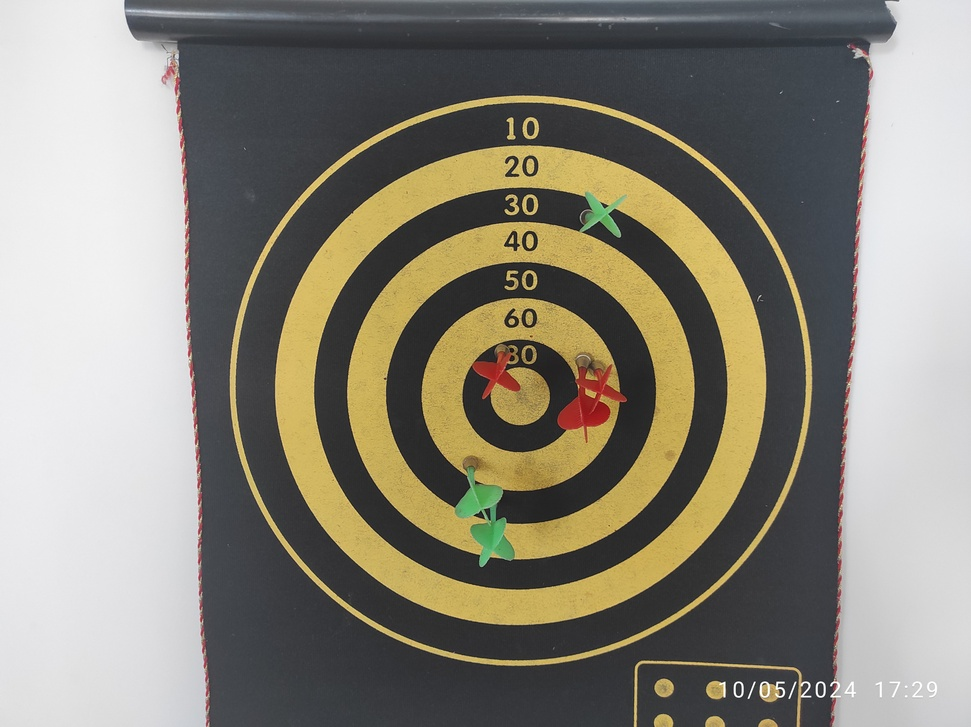
#> input picture images/IMG_20240510_172930.jpg, 971 x 727 px, shrunk from 4640 x 3472 before the run, found by its file name
$ python test.py
#> lines starting #> are read from the running program, lines starting #| are printed output that depends on the picture; after the words box and inside, x2 and y2 are one past the last pixel; in counts of white or black regions, pixels touching at a corner belong together
import cv2
import numpy as np
import matplotlib.pyplot as plt

source_image_path = '/home/nikolay/ML/It_Jim/Darts_game/images/IMG_20240510_172930.jpg'
image_without_background_path = '/home/nikolay/It_Jim/darts_game/masked_image.png'

def find_largest_contour(contours):
    # Функция cv2.arcLength() вычисляет длину контура, а cv2.approxPolyDP() аппроксимирует контур до замкнутого
    # многоугольника с помощью дискретного метода Рамера-Дугласа-Пекера. Это позволяет упростить форму контура,
    # сохраняя его общую структуру.
    contours_circul = []
    for contour in contours:
        Perimeter = cv2.arcLength(contour, True)
        approx = cv2.approxPolyDP(contour, 0.04 * Perimeter, True)
        if len(approx) >= 8:
            area = cv2.contourArea(contour)
            circularity = (4 * np.pi * area) / (Perimeter ** 2)

            if circularity > 0.85:
                contours_circul.append(contour)
    return contours_circul


# [14 lines left out: function detect_radius, not called in this run]

def mask_space_out_of_darts(largest_contour, image, gray):
    mask = np.zeros_like(gray)
    mask_image = cv2.drawContours(mask, [largest_contour], -1, 255, -1)
    masked_image = cv2.bitwise_and(image, image, mask=mask_image)
    return masked_image

def pre_process_image(image_path):
    image = cv2.imread(image_path)
#> image is the input picture: shape (727, 971, 3); mean B, G, R 120.5, 133.1, 137.4
    if image is not None and len(image.shape) == 3:
        print(image.shape)
#| (727, 971, 3)

        gray = cv2.cvtColor(image, cv2.COLOR_BGR2GRAY)
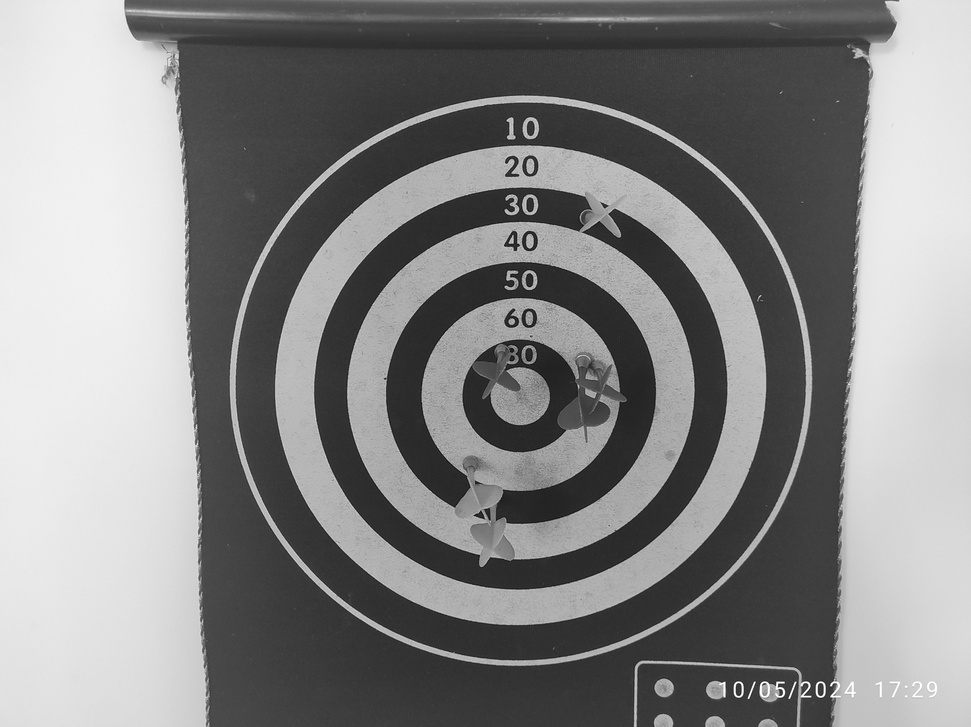
#> gray: shape (727, 971); min 14, max 255, mean 132.9
        blurred = cv2.GaussianBlur(gray, (5, 5), 1.4)

        edges = cv2.Canny(blurred, 100, 200)
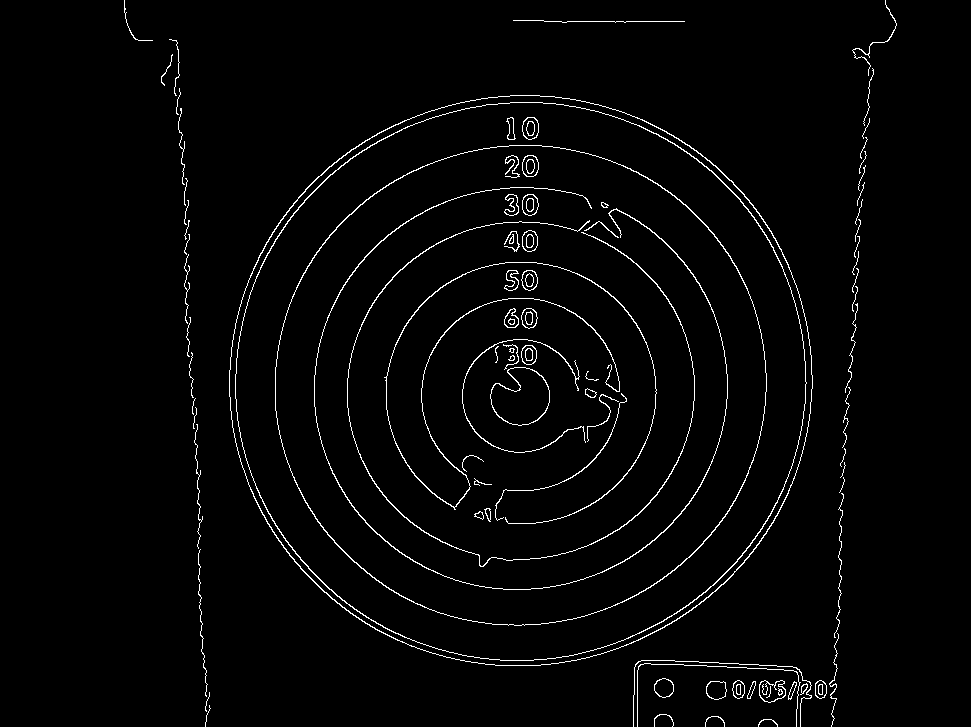
#> edges: shape (727, 971); 2.3% white in thin lines or dots, all inside (x1, y1, x2, y2) = (124, 0, 897, 727)

        return image, gray, blurred, edges
    else:
        return None, None, None, None


# [72 lines left out: functions find_colors, define_colors, all_colors_on_image, KNN, colorizing_image_in_5_shades, not called in this run]


if __name__ == '__main__':
    image_source, gray_source, blurred_source, edges_source = pre_process_image(source_image_path)
    contours_source, _ = cv2.findContours(edges_source, cv2.RETR_TREE, cv2.CHAIN_APPROX_SIMPLE)
#> contours_source = 141 contours, 58 with area under 20; largest, box (x1, y1, x2, y2) and area: (229, 95, 813, 666) 260918, (229, 95, 813, 666) 260432, (235, 102, 807, 661) 249856, (235, 102, 807, 661) 249382, (275, 145, 767, 626) 184961
    largest_contour = find_largest_contour(contours_source)
#> the loop in find_largest_contour, `for contour in contours:` made 141 passes
#> (Perimeter, area, circularity) on passes 19, 61, 62, 63, 64, 65, 66, 73: (166.5, 407, 0.184), (1911.2, 260918, 0.898), (1909.4, 260431.5, 0.898), (1869.6, 249855.5, 0.898), (1867.3, 249381.5, 0.899), (1609.8, 184961, 0.897), (1607.4, 184544, 0.898), (182.3, 20.5, 0.00775)
#> after the loop in find_largest_contour, `for contour in contours:`: contours_circul = 6 contours; box (x1, y1, x2, y2) and area: (229, 95, 813, 666) 260918, (229, 95, 813, 666) 260432, (235, 102, 807, 661) 249856, (235, 102, 807, 661) 249382, (275, 145, 767, 626) 184961, (275, 145, 767, 626) 184544
#> largest_contour has the same summary as contours_circul in find_largest_contour
    largest_contour = max(largest_contour, key=cv2.contourArea)
#> largest_contour = contour of 826 points, box (x1, y1, x2, y2) (229, 95, 813, 666), area 260918

    masked_image = mask_space_out_of_darts(largest_contour, image_source, gray_source)
#> in mask_space_out_of_darts, `mask_image = cv2.drawContours(mask, [largest_contour], -1, 255, -1)`:
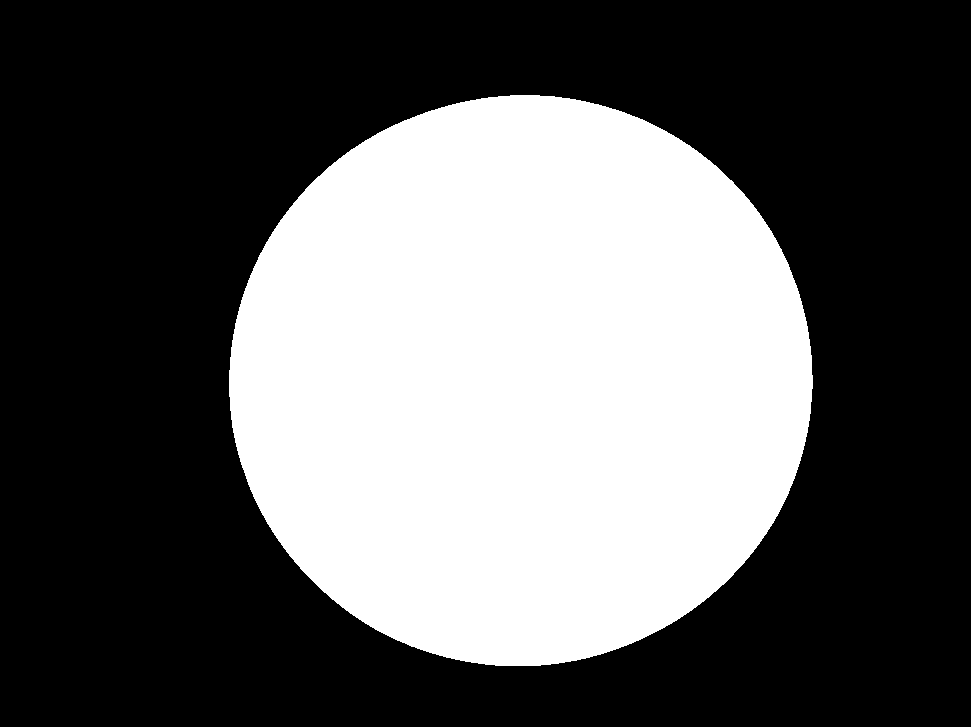
#> mask_image: shape (727, 971); 37.1% white; 1 white region, box (x1, y1, x2, y2) and area: (229, 95, 813, 666) 261735
#> in mask_space_out_of_darts, `masked_image = cv2.bitwise_and(image, image, mask=mask_image)`:
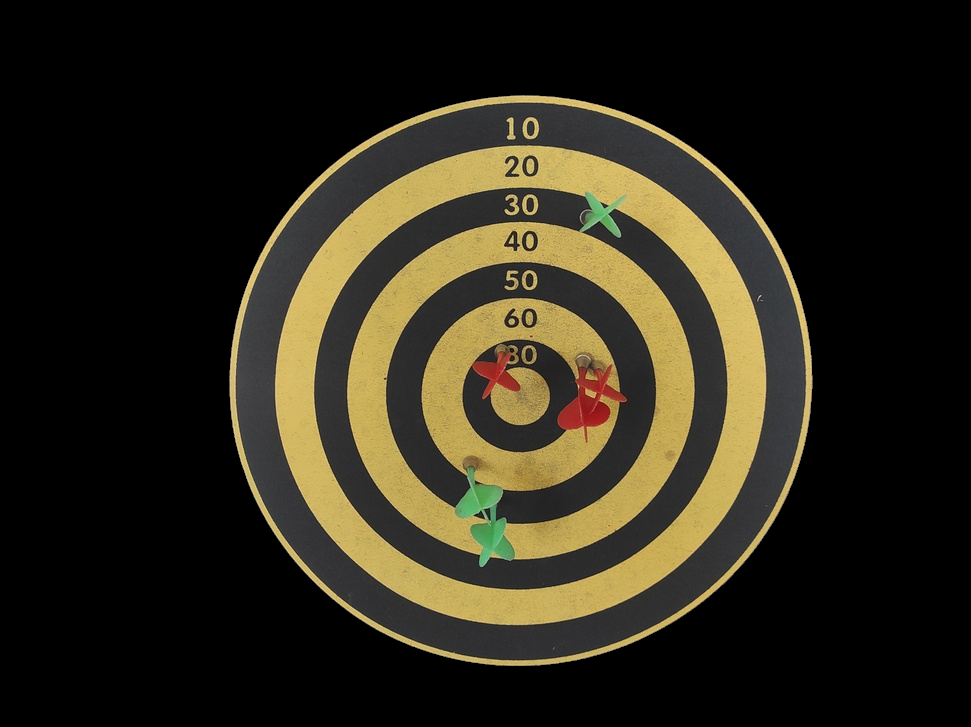
#> masked_image: shape (727, 971, 3); mean B, G, R 26.3, 40.5, 45.1
    cv2.imwrite('masked_image.png', masked_image)
    print(f'Image without background saved as {image_without_background_path}')


    new_image, new_gray, new_blurred, new_edges = pre_process_image(image_without_background_path)
    # finding contours
    contours, _ = cv2.findContours(new_edges, cv2.RETR_TREE, cv2.CHAIN_APPROX_SIMPLE)
    length_of_contours = [len(contour) for contour in contours]
    print(sorted(length_of_contours))
    top_contours = []
    i = 0
    for contour in contours:
        if len(contour) > 500:
            i += 1
            top_contours.append(contour)
    print(f'Number of contours: {i}')
#> (the run stopped early here; a loop or call above may not have finished)

$ run again, with images/IMG_20240510_172748.jpg copied over images/IMG_20240510_172930.jpg
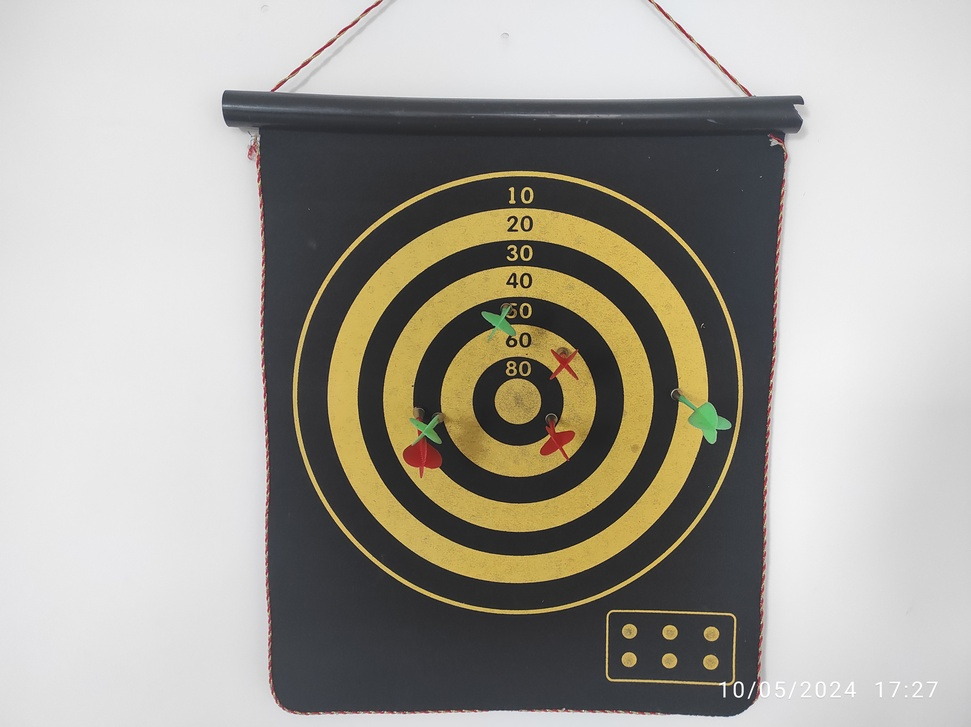
#> input picture images/IMG_20240510_172748.jpg, 971 x 727 px, shrunk from 4640 x 3472 before the run, found by its file name
#> in pre_process_image, image is the input picture: shape (727, 971, 3); mean B, G, R 155, 163, 166.1
#| (727, 971, 3)
#> in pre_process_image, `edges = cv2.Canny(blurred, 100, 200)`:
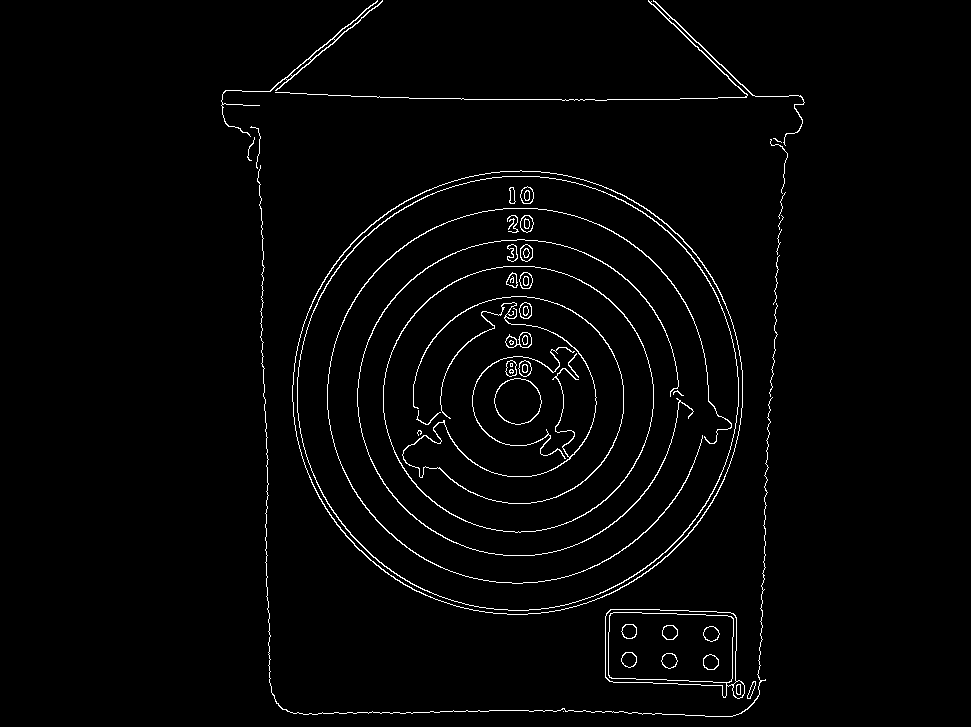
#> edges: shape (727, 971); 2.1% white in thin lines or dots, all inside (x1, y1, x2, y2) = (221, 0, 805, 717)
#> contours_source = 98 contours, 24 with area under 20; largest, box (x1, y1, x2, y2) and area: (292, 170, 743, 615) 156611, (292, 170, 743, 615) 156229, (297, 176, 739, 611) 150308, (297, 176, 739, 611) 149936, (383, 266, 654, 533) 56392
#> the loop in find_largest_contour, `for contour in contours:` made 98 passes
#> (Perimeter, area, circularity) on passes 15, 18, 21, 27, 28, 29, 30, 32: (52.04, 181.5, 0.842), (46.87, 162.5, 0.93), (805.2, 1330, 0.0258), (1481, 156611, 0.897), (1478.7, 156229, 0.898), (1449.5, 150307.5, 0.899), (1447.1, 149935.5, 0.9), (888.9, 56392, 0.897)
#> after the loop in find_largest_contour, `for contour in contours:`: contours_circul = 9 contours; largest, box (x1, y1, x2, y2) and area: (292, 170, 743, 615) 156611, (292, 170, 743, 615) 156229, (297, 176, 739, 611) 150308, (297, 176, 739, 611) 149936, (383, 266, 654, 533) 56392
#> `largest_contour = find_largest_contour(contours_source)`: largest_contour has the same summary as contours_circul in find_largest_contour
#> `largest_contour = max(largest_contour, key=cv2.contourArea)`: largest_contour = contour of 638 points, box (x1, y1, x2, y2) (292, 170, 743, 615), area 156611
#> mask_image: shape (727, 971); 22.3% white; 1 white region, box (x1, y1, x2, y2) and area: (292, 170, 743, 615) 157244
#> in mask_space_out_of_darts, `masked_image = cv2.bitwise_and(image, image, mask=mask_image)`:
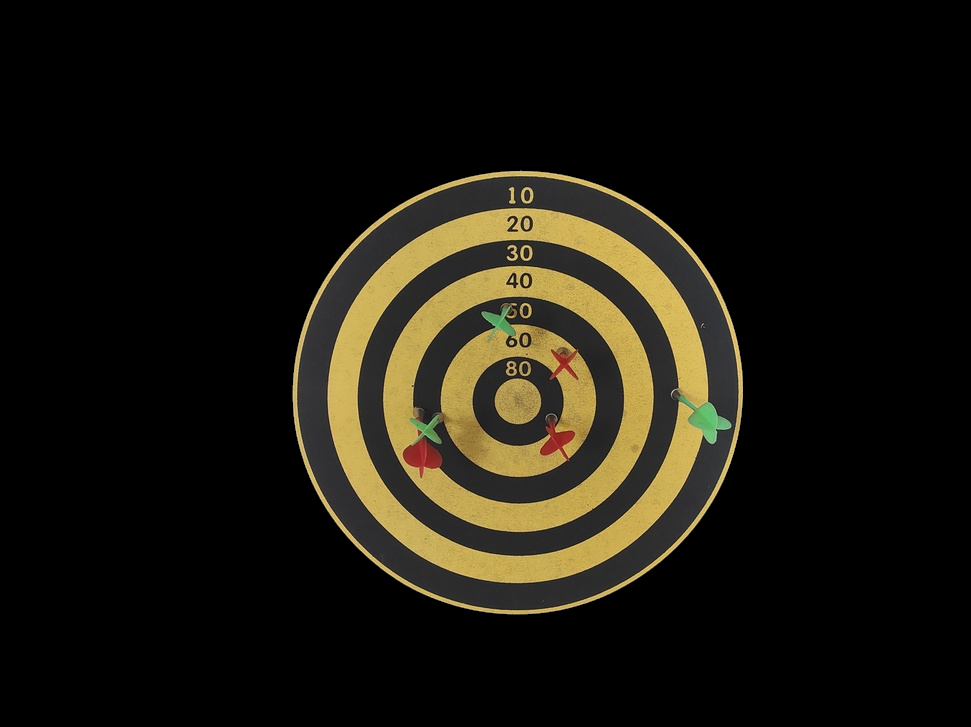
#> masked_image: shape (727, 971, 3); mean B, G, R 14.4, 23.3, 26.4

$ run again, with images/IMG_20240510_172837.jpg copied over images/IMG_20240510_172930.jpg
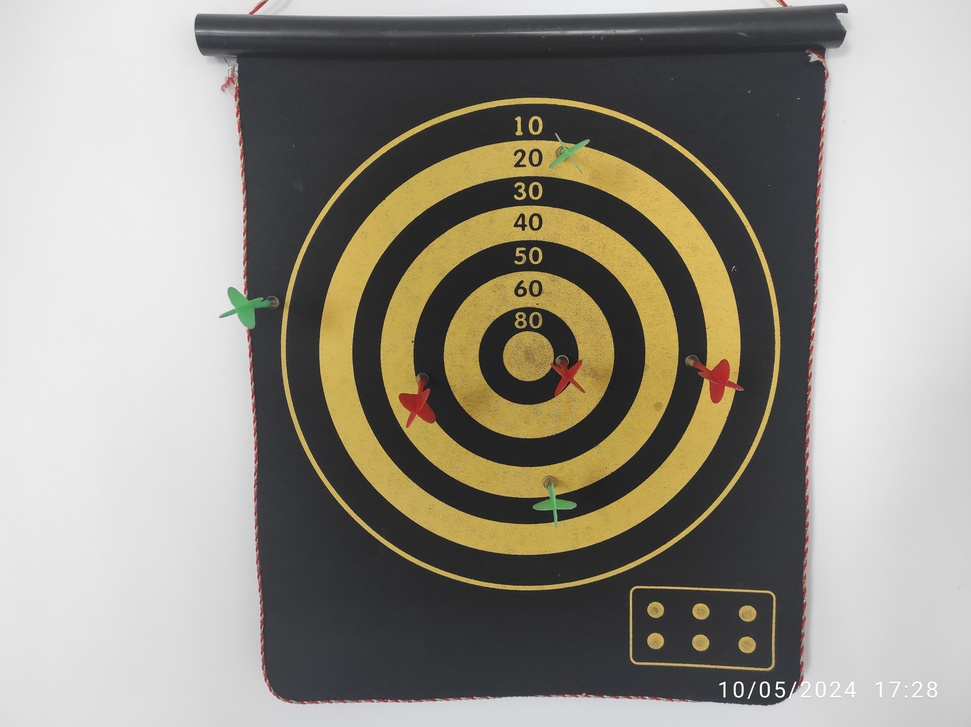
#> input picture images/IMG_20240510_172837.jpg, 971 x 727 px, shrunk from 4640 x 3472 before the run, found by its file name
#> in pre_process_image, image is the input picture: shape (727, 971, 3); mean B, G, R 134.3, 144.5, 148.7
#| (727, 971, 3)
#> in pre_process_image, `edges = cv2.Canny(blurred, 100, 200)`:
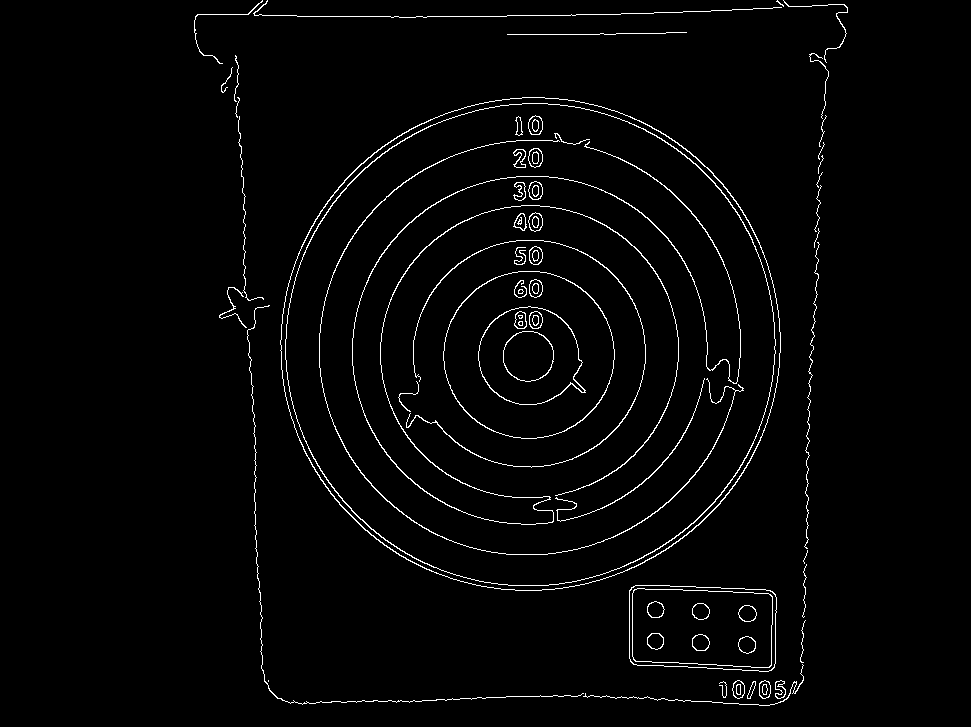
#> edges: shape (727, 971); 2.3% white in thin lines or dots, all inside (x1, y1, x2, y2) = (194, 0, 848, 706)
#> contours_source = 117 contours, 33 with area under 20; largest, box (x1, y1, x2, y2) and area: (280, 97, 781, 591) 193334, (280, 97, 781, 591) 192910, (285, 103, 776, 586) 185390, (285, 103, 776, 586) 184982, (443, 271, 615, 439) 22408
#> the loop in find_largest_contour, `for contour in contours:` made 117 passes
#> (Perimeter, area, circularity) on passes 4, 5, 30, 36, 45, 46, 47, 48: (72.28, 115, 0.277), (71.36, 99.5, 0.246), (53.7, 210.5, 0.917), (206.8, 30, 0.00882), (1645.9, 193334, 0.897), (1643.6, 192910, 0.897), (1611.5, 185390.5, 0.897), (1609.2, 184982.5, 0.898)
#> after the loop in find_largest_contour, `for contour in contours:`: contours_circul = 8 contours; box (x1, y1, x2, y2) and area: (280, 97, 781, 591) 193334, (280, 97, 781, 591) 192910, (285, 103, 776, 586) 185390, (285, 103, 776, 586) 184982, (443, 271, 615, 439) 22408, (443, 271, 615, 439) 22266, (503, 331, 554, 382) 1959, (692, 603, 710, 620) 210
#> `largest_contour = find_largest_contour(contours_source)`: largest_contour has the same summary as contours_circul in find_largest_contour
#> `largest_contour = max(largest_contour, key=cv2.contourArea)`: largest_contour = contour of 713 points, box (x1, y1, x2, y2) (280, 97, 781, 591), area 193334
#> mask_image: shape (727, 971); 27.5% white; 1 white region, box (x1, y1, x2, y2) and area: (280, 97, 781, 591) 194037
#> in mask_space_out_of_darts, `masked_image = cv2.bitwise_and(image, image, mask=mask_image)`:
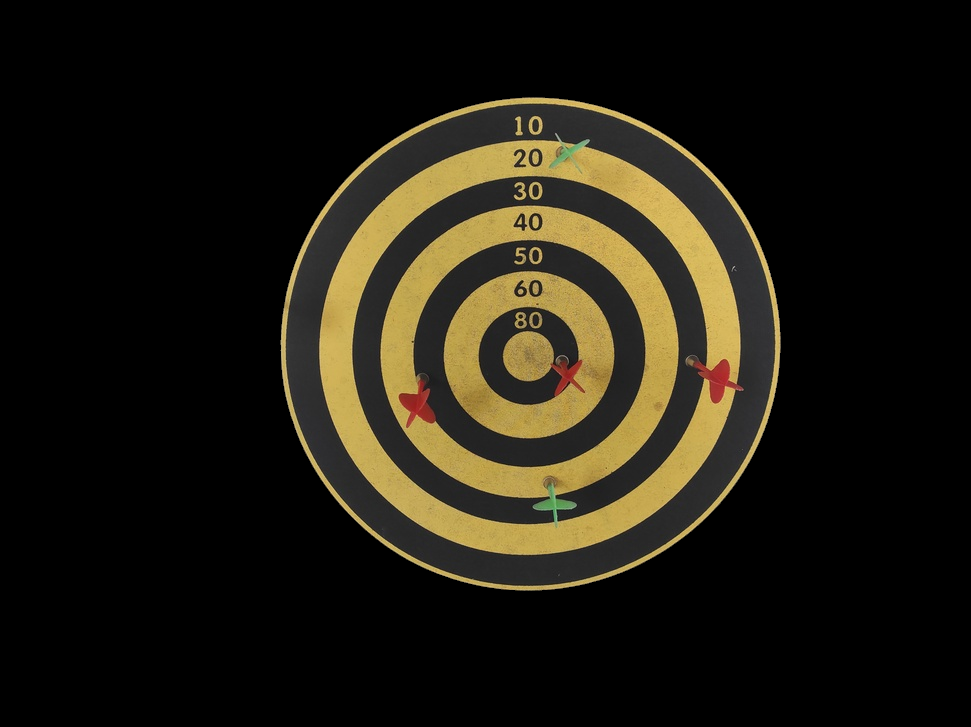
#> masked_image: shape (727, 971, 3); mean B, G, R 16.9, 27.7, 31.7
